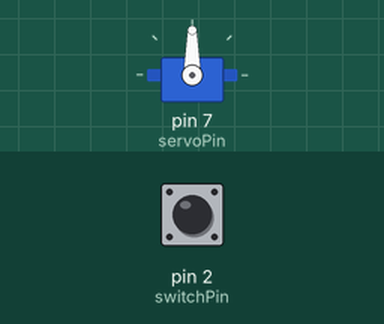
Bench run of a sketch on a simulated Arduino Uno, built with avr-gcc and run on an emulated ATmega328P. Shown: servo. The test bench sets the inputs (shaded band); at power-on: pin 2 (switchPin) HIGH.

Above: at 1.2 s.
1.3 s: pin 2 (switchPin) pulled LOW for 1 s
At 1.45 s:
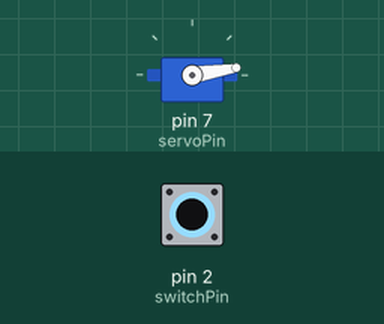
3.8 s: pin 2 (switchPin) pulled LOW for 3.2 s
At 3.96 s:
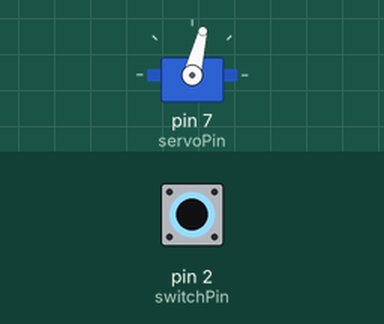
8.5 s: pin 2 (switchPin) pulled LOW for 0.15 s
At 9.8 s:
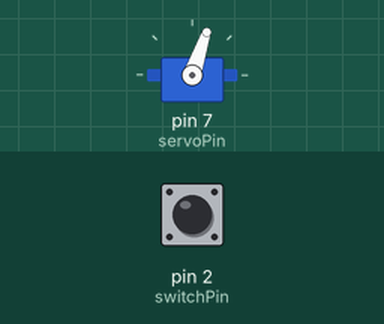
Timing chart, 0 to 11.5 s (numbered marks = the images above; inputs shaded):
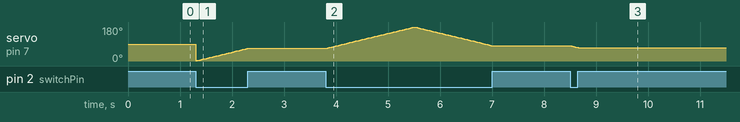

Measured:
- after the input at 3.8 s, servo on pin 7 (servoPin): rises from 67° to 180° in 1.7 s, then falls to 81° in 1.5 s
- after the input at 8.5 s, servo on pin 7 (servoPin): 81° → 71° at once

The sketch:

toggle_switch.ino
```cpp
#include <Servo.h>

const int switchPin = 2;
const int servoPin = 7;

Servo myServo;
bool movingForward = true;
int pos = 0;

void setup() {
  pinMode(switchPin, INPUT_PULLUP);
  myServo.attach(servoPin);
}

void loop() {
  if (digitalRead(switchPin) == LOW) {
    if (movingForward) {
      pos++;
      if (pos >= 180) movingForward = false;
    } else {
      pos--;
      if (pos <= 0) movingForward = true;
    }
    myServo.write(pos);
    delay(15);
  } else {

    delay(50);
  }
}
```
